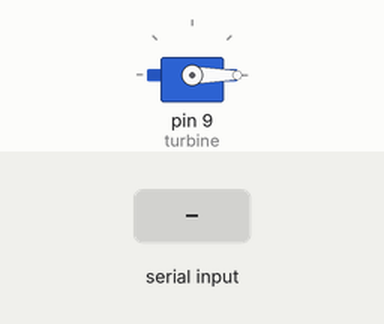
This sketch was run on a simulated Arduino Uno, built with avr-gcc and run on an emulated ATmega328P. Shown: servo. Inputs (shaded band) come from the test bench.

Above: at 1.2 s.
1.3 s: "30,150\n" received over Serial
At 1.9 s:
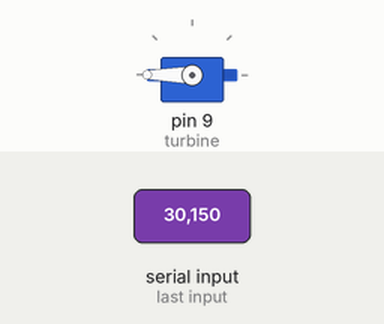
2.8 s: "90\n" received over Serial
At 4.0 s:
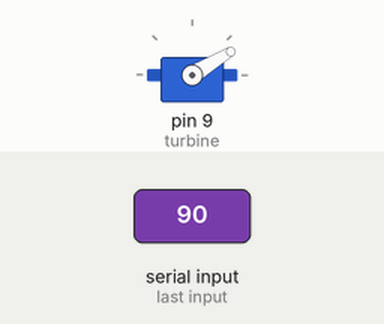
4.3 s: "200\n" received over Serial
At 5.2 s:
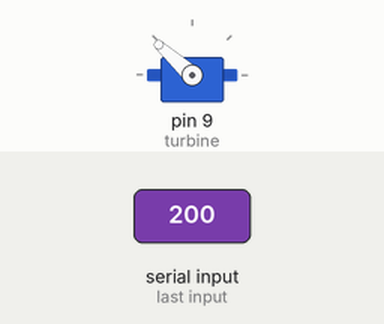
5.8 s: "90,45\n" received over Serial
At 6.5 s:
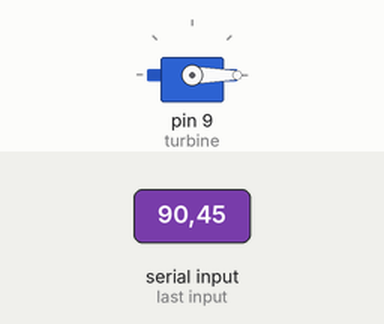
Timing chart, 0 to 8.3 s (numbered marks = the images above; inputs shaded):
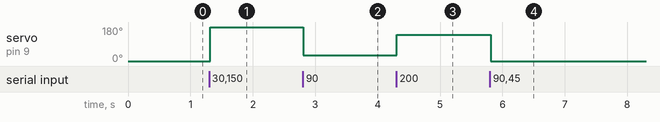

Measured:
- after the input at 1.3 s, servo on pin 9 (turbine): 0° → 180° at once
- after the input at 2.8 s, servo on pin 9 (turbine): 180° → 31° at once
- after the input at 4.3 s, servo on pin 9 (turbine): 31° → 138° at once
- after the input at 5.8 s, servo on pin 9 (turbine): 138° → 0° at once

The sketch:

QX_turbine_test.ino
```cpp
#include <Servo.h>

Servo turbine;
// Мини драйвер:
//  от 40 до 80
//  на 40 не запускается
//  на 50 - маленькая скорость
//  на 80 - максимум, дальше не ускоряется

void setup() {
  turbine.attach(9);
  Serial.begin(9600);
//  turbine.write(0);
//  for (int i = 0; i < 400; i+=10) {
//    turbine.write(i);
//    delay(1000);
//  }
//  turbine.write(0);
}
int var = 0;
void loop() {
  if (Serial.available()) {
    var = 0;
    while (Serial.available()) {
      var = var*10 + Serial.read() - '0';
      delay(2);
    }
  }
  turbine.write(var);
}
```
